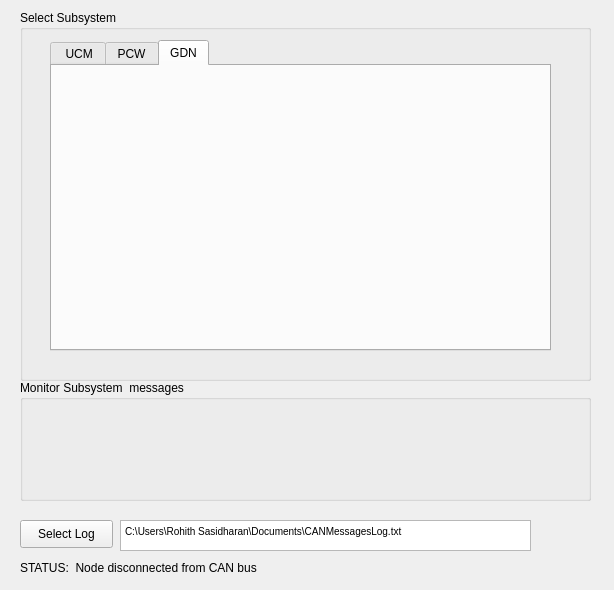
<?xml version="1.0" encoding="UTF-8"?>
<ui version="4.0">
 <class>OBJ</class>
 <widget class="QDialog" name="OBJ">
  <property name="geometry">
   <rect>
    <x>0</x>
    <y>0</y>
    <width>614</width>
    <height>590</height>
   </rect>
  </property>
  <property name="contextMenuPolicy">
   <enum>Qt::CustomContextMenu</enum>
  </property>
  <property name="windowTitle">
   <string>3P-001 Simulator Application        Version1.0</string>
  </property>
  <property name="accessibleName">
   <string/>
  </property>
  <widget class="QGroupBox" name="groupBox">
   <property name="geometry">
    <rect>
     <x>20</x>
     <y>10</y>
     <width>571</width>
     <height>371</height>
    </rect>
   </property>
   <property name="title">
    <string>Select Subsystem</string>
   </property>
   <widget class="QTabWidget" name="tabWidget">
    <property name="geometry">
     <rect>
      <x>30</x>
      <y>30</y>
      <width>501</width>
      <height>311</height>
     </rect>
    </property>
    <property name="currentIndex">
     <number>2</number>
    </property>
    <widget class="QWidget" name="tab">
     <attribute name="title">
      <string> UCM</string>
     </attribute>
     <widget class="QLCDNumber" name="lcdNumber">
      <property name="geometry">
       <rect>
        <x>150</x>
        <y>80</y>
        <width>141</width>
        <height>101</height>
       </rect>
      </property>
      <property name="font">
       <font>
        <pointsize>28</pointsize>
       </font>
      </property>
      <property name="intValue" stdset="0">
       <number>80</number>
      </property>
     </widget>
     <widget class="QPushButton" name="pushButton_4">
      <property name="geometry">
       <rect>
        <x>190</x>
        <y>210</y>
        <width>111</width>
        <height>41</height>
       </rect>
      </property>
      <property name="text">
       <string>Start Therapy</string>
      </property>
     </widget>
     <widget class="QLabel" name="label_8">
      <property name="geometry">
       <rect>
        <x>130</x>
        <y>120</y>
        <width>81</width>
        <height>91</height>
       </rect>
      </property>
      <property name="font">
       <font>
        <pointsize>16</pointsize>
       </font>
      </property>
      <property name="text">
       <string/>
      </property>
     </widget>
     <widget class="QLabel" name="label_9">
      <property name="geometry">
       <rect>
        <x>300</x>
        <y>120</y>
        <width>81</width>
        <height>91</height>
       </rect>
      </property>
      <property name="font">
       <font>
        <pointsize>8</pointsize>
       </font>
      </property>
      <property name="text">
       <string>PPM</string>
      </property>
     </widget>
     <widget class="QProgressBar" name="progressBar">
      <property name="geometry">
       <rect>
        <x>20</x>
        <y>230</y>
        <width>131</width>
        <height>23</height>
       </rect>
      </property>
      <property name="value">
       <number>24</number>
      </property>
     </widget>
     <widget class="QLabel" name="label_10">
      <property name="geometry">
       <rect>
        <x>20</x>
        <y>170</y>
        <width>81</width>
        <height>91</height>
       </rect>
      </property>
      <property name="font">
       <font>
        <pointsize>8</pointsize>
       </font>
      </property>
      <property name="text">
       <string>Gas filter</string>
      </property>
     </widget>
     <widget class="QLabel" name="label_11">
      <property name="geometry">
       <rect>
        <x>340</x>
        <y>-30</y>
        <width>81</width>
        <height>91</height>
       </rect>
      </property>
      <property name="font">
       <font>
        <pointsize>8</pointsize>
       </font>
      </property>
      <property name="text">
       <string>Battery </string>
      </property>
     </widget>
     <widget class="QProgressBar" name="progressBar_2">
      <property name="geometry">
       <rect>
        <x>340</x>
        <y>30</y>
        <width>131</width>
        <height>23</height>
       </rect>
      </property>
      <property name="value">
       <number>24</number>
      </property>
     </widget>
     <widget class="QPushButton" name="pushButton_5">
      <property name="geometry">
       <rect>
        <x>340</x>
        <y>160</y>
        <width>131</width>
        <height>41</height>
       </rect>
      </property>
      <property name="text">
       <string>Alarm History</string>
      </property>
     </widget>
     <widget class="QPushButton" name="pushButton_6">
      <property name="geometry">
       <rect>
        <x>340</x>
        <y>100</y>
        <width>131</width>
        <height>41</height>
       </rect>
      </property>
      <property name="text">
       <string>Patient</string>
      </property>
     </widget>
     <widget class="QPushButton" name="pushButton_7">
      <property name="geometry">
       <rect>
        <x>340</x>
        <y>220</y>
        <width>131</width>
        <height>41</height>
       </rect>
      </property>
      <property name="text">
       <string>Firmware Upgrade</string>
      </property>
     </widget>
    </widget>
    <widget class="QWidget" name="tab_2">
     <attribute name="title">
      <string>PCW</string>
     </attribute>
     <widget class="QGroupBox" name="groupBox_3">
      <property name="geometry">
       <rect>
        <x>10</x>
        <y>20</y>
        <width>231</width>
        <height>131</height>
       </rect>
      </property>
      <property name="title">
       <string>Switches</string>
      </property>
      <widget class="QCheckBox" name="checkBox">
       <property name="geometry">
        <rect>
         <x>20</x>
         <y>30</y>
         <width>101</width>
         <height>20</height>
        </rect>
       </property>
       <property name="text">
        <string>Main ON/OFF</string>
       </property>
      </widget>
      <widget class="QCheckBox" name="checkBox_2">
       <property name="geometry">
        <rect>
         <x>20</x>
         <y>70</y>
         <width>101</width>
         <height>20</height>
        </rect>
       </property>
       <property name="text">
        <string>Door Open</string>
       </property>
      </widget>
     </widget>
     <widget class="QGroupBox" name="groupBox_5">
      <property name="geometry">
       <rect>
        <x>250</x>
        <y>20</y>
        <width>221</width>
        <height>131</height>
       </rect>
      </property>
      <property name="title">
       <string>Bezel LEDs</string>
      </property>
      <widget class="QPushButton" name="pushButton_3">
       <property name="geometry">
        <rect>
         <x>20</x>
         <y>40</y>
         <width>171</width>
         <height>61</height>
        </rect>
       </property>
       <property name="autoFillBackground">
        <bool>false</bool>
       </property>
       <property name="text">
        <string>GREEN</string>
       </property>
      </widget>
     </widget>
     <widget class="QSlider" name="horizontalSlider">
      <property name="geometry">
       <rect>
        <x>30</x>
        <y>220</y>
        <width>160</width>
        <height>22</height>
       </rect>
      </property>
      <property name="orientation">
       <enum>Qt::Horizontal</enum>
      </property>
     </widget>
     <widget class="QSlider" name="horizontalSlider_2">
      <property name="geometry">
       <rect>
        <x>270</x>
        <y>220</y>
        <width>160</width>
        <height>22</height>
       </rect>
      </property>
      <property name="orientation">
       <enum>Qt::Horizontal</enum>
      </property>
     </widget>
     <widget class="QLabel" name="label_2">
      <property name="geometry">
       <rect>
        <x>30</x>
        <y>190</y>
        <width>141</width>
        <height>16</height>
       </rect>
      </property>
      <property name="text">
       <string>Charge level   BATT-1</string>
      </property>
     </widget>
     <widget class="QLabel" name="label_3">
      <property name="geometry">
       <rect>
        <x>280</x>
        <y>190</y>
        <width>141</width>
        <height>16</height>
       </rect>
      </property>
      <property name="text">
       <string>Charge level   BATT-2</string>
      </property>
     </widget>
     <widget class="QLabel" name="label_4">
      <property name="geometry">
       <rect>
        <x>30</x>
        <y>250</y>
        <width>55</width>
        <height>16</height>
       </rect>
      </property>
      <property name="text">
       <string>0%</string>
      </property>
     </widget>
     <widget class="QLabel" name="label_5">
      <property name="geometry">
       <rect>
        <x>160</x>
        <y>250</y>
        <width>55</width>
        <height>16</height>
       </rect>
      </property>
      <property name="text">
       <string>100%</string>
      </property>
     </widget>
     <widget class="QLabel" name="label_6">
      <property name="geometry">
       <rect>
        <x>400</x>
        <y>250</y>
        <width>55</width>
        <height>16</height>
       </rect>
      </property>
      <property name="text">
       <string>100%</string>
      </property>
     </widget>
     <widget class="QLabel" name="label_7">
      <property name="geometry">
       <rect>
        <x>270</x>
        <y>250</y>
        <width>55</width>
        <height>16</height>
       </rect>
      </property>
      <property name="text">
       <string>0%</string>
      </property>
     </widget>
    </widget>
    <widget class="QWidget" name="tab_3">
     <attribute name="title">
      <string>GDN</string>
     </attribute>
    </widget>
   </widget>
  </widget>
  <widget class="QGroupBox" name="groupBox_2">
   <property name="geometry">
    <rect>
     <x>20</x>
     <y>380</y>
     <width>571</width>
     <height>121</height>
    </rect>
   </property>
   <property name="title">
    <string>Monitor Subsystem  messages</string>
   </property>
  </widget>
  <widget class="QPushButton" name="pushButton_2">
   <property name="geometry">
    <rect>
     <x>20</x>
     <y>520</y>
     <width>93</width>
     <height>28</height>
    </rect>
   </property>
   <property name="text">
    <string>Select Log</string>
   </property>
  </widget>
  <widget class="QTextEdit" name="textEdit">
   <property name="geometry">
    <rect>
     <x>120</x>
     <y>520</y>
     <width>411</width>
     <height>31</height>
    </rect>
   </property>
   <property name="html">
    <string>&lt;!DOCTYPE HTML PUBLIC &quot;-//W3C//DTD HTML 4.0//EN&quot; &quot;http://www.w3.org/TR/REC-html40/strict.dtd&quot;&gt;
&lt;html&gt;&lt;head&gt;&lt;meta name=&quot;qrichtext&quot; content=&quot;1&quot; /&gt;&lt;style type=&quot;text/css&quot;&gt;
p, li { white-space: pre-wrap; }
&lt;/style&gt;&lt;/head&gt;&lt;body style=&quot; font-family:'MS Shell Dlg 2'; font-size:7.8pt; font-weight:400; font-style:normal;&quot;&gt;
&lt;p style=&quot; margin-top:0px; margin-bottom:0px; margin-left:0px; margin-right:0px; -qt-block-indent:0; text-indent:0px;&quot;&gt;&lt;span style=&quot; font-family:'MS Shell Dlg 2';&quot;&gt;C:\Users\Rohith Sasidharan\Documents\CANMessagesLog.txt&lt;/span&gt;&lt;/p&gt;&lt;/body&gt;&lt;/html&gt;</string>
   </property>
  </widget>
  <widget class="QLabel" name="label">
   <property name="geometry">
    <rect>
     <x>20</x>
     <y>560</y>
     <width>511</width>
     <height>16</height>
    </rect>
   </property>
   <property name="text">
    <string>STATUS:  Node disconnected from CAN bus</string>
   </property>
  </widget>
 </widget>
 <resources/>
 <connections/>
</ui>
